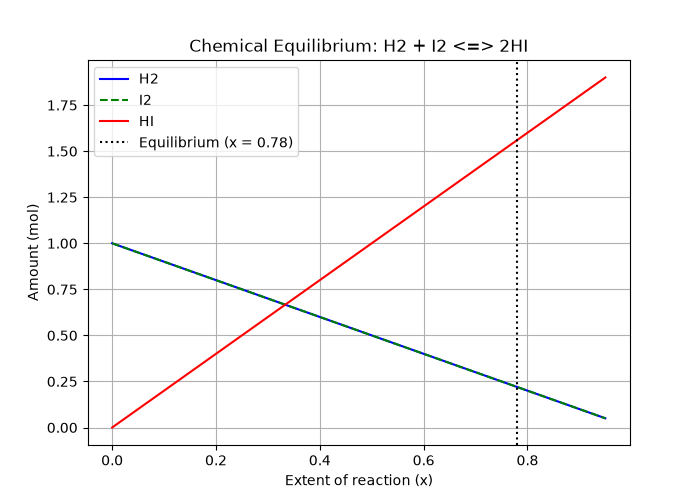

Generate this figure with Python:
import numpy as np
import matplotlib.pyplot as plt
from scipy.optimize import root_scalar, minimize

K = 50.0

def k_imbalance(x):
    return ((2*x)**2) / ((1 - x) * (1 - x)) - K

def sq_imbalance(x):
    return k_imbalance(x[0])**2

# x-i [0, 0.999] aralığında məhdudlaşdırırıq (Brent metodu ilə)
sol = root_scalar(k_imbalance, bracket=[0.001, 0.999], method='brentq')
x_newton = sol.root

res_slsqp = minimize(sq_imbalance, x0=[0.5], method="SLSQP", bounds=[(0.001, 0.999)])
x_slsqp = res_slsqp.x[0]

print(f"Equilibrium extent (Brent/Newton): x = {x_newton:.4f}")
print(f"Equilibrium extent (SLSQP):        x = {x_slsqp:.4f}")

n_H2 = 1 - x_newton
n_I2 = 1 - x_newton
n_HI = 2 * x_newton

print(f"Equilibrium amounts: H2 = {n_H2:.4f} mol, I2 = {n_I2:.4f} mol, HI = {n_HI:.4f} mol")

x_vals = np.linspace(0, 0.95, 200)
nH2_vals = 1 - x_vals
nI2_vals = 1 - x_vals
nHI_vals = 2 * x_vals

plt.figure(figsize=(7, 5))
plt.plot(x_vals, nH2_vals, label="H2", color="blue")
plt.plot(x_vals, nI2_vals, label="I2", linestyle="--", color="green")
plt.plot(x_vals, nHI_vals, label="HI", color="red")
plt.axvline(x=x_newton, color="black", linestyle=":", label=f"Equilibrium (x = {x_newton:.2f})")
plt.xlabel("Extent of reaction (x)")
plt.ylabel("Amount (mol)")
plt.title("Chemical Equilibrium: H2 + I2 <=> 2HI")
plt.legend()
plt.grid(True)
plt.savefig("equilibrium.png")
plt.close()
